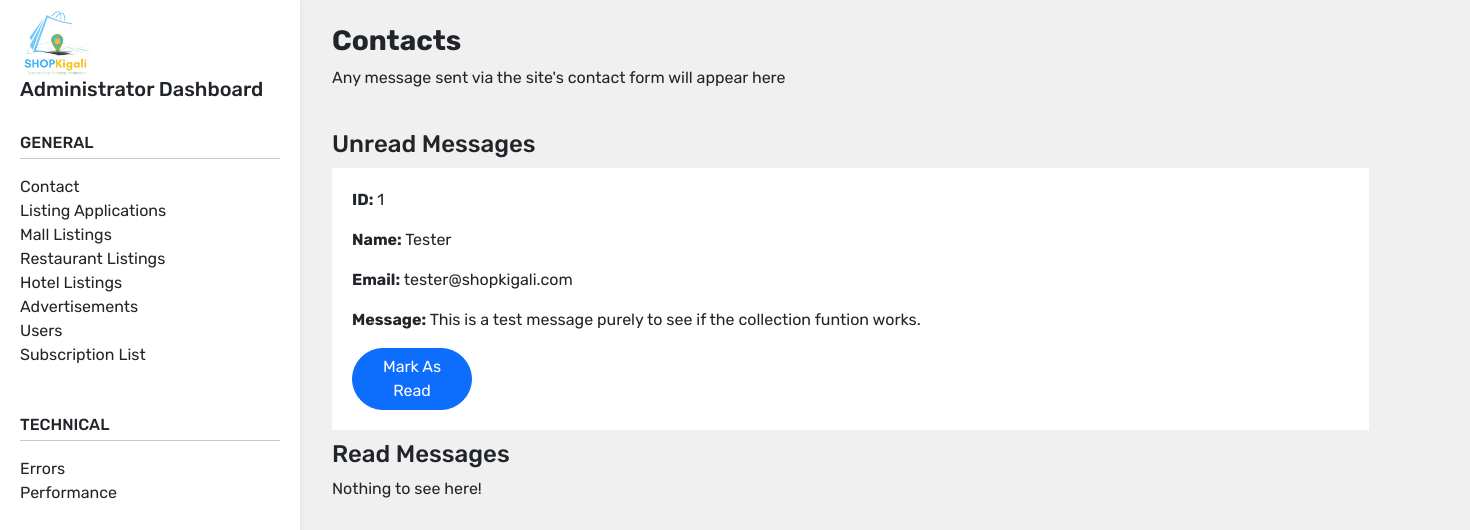
/admin/contacts, run on an earlier commit of the app's database.
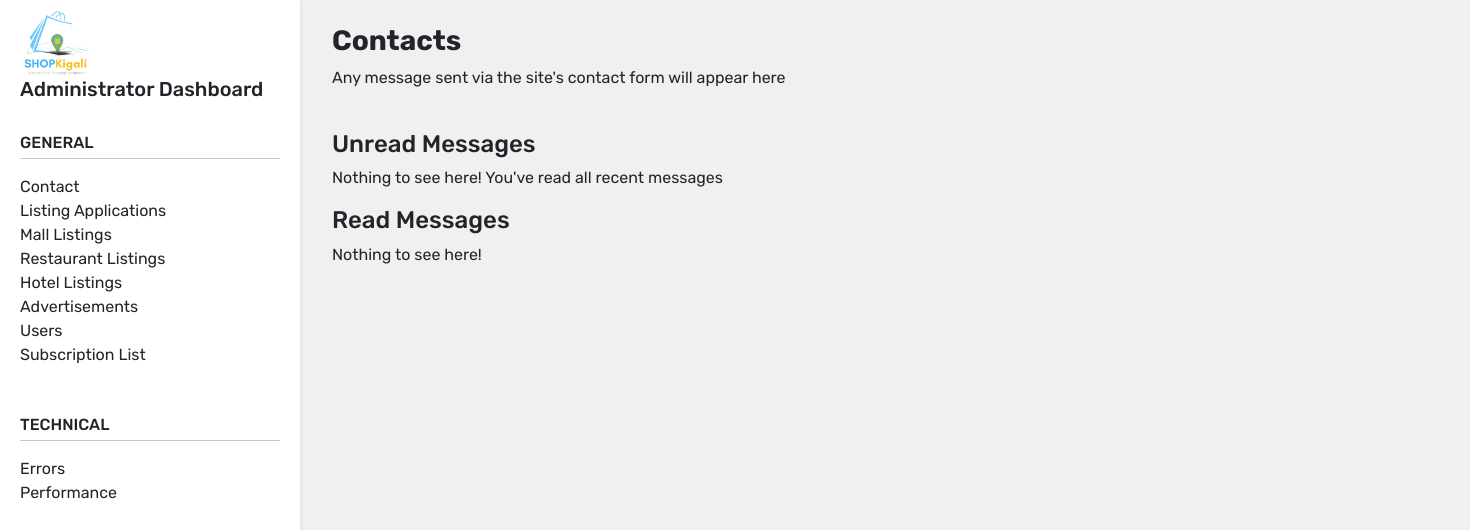
And on a later commit of the database.
### tables this page shows
CREATE TABLE contacts(
    id INTEGER PRIMARY KEY AUTOINCREMENT,
    sender_name TEXT,
    sender_email TEXT,
    sender_message TEXT,
    message_read INTEGER
);

### app.py (the view)
@app.route("/admin/contacts")
def admin_contacts():
    unread_contacts = db.execute("SELECT * FROM contacts WHERE message_read == 1")
    read_contacts = db.execute("SELECT * FROM contacts WHERE message_read == 0")
    return render_template("admin-contacts.html", unread=unread_contacts, read=read_contacts)

### templates/admin-contacts.html (shortened to what this page needs)
{% extends "admin-layout.html" %}
{% block main %}
<h3><strong>
    Contacts
</strong></h3>
<p>Any message sent via the site's contact form will appear here</p>
<br>
<h4>Unread Messages</h4>
{% if unread|length == 0 %}
<p>Nothing to see here! You've read all recent messages</p>
{% else %}
  {% for i in range(unread|length) %}
    <div style="background-color: white; padding: 20px; width: 80%; margin: 10px 0px;">
      <p><strong>ID:</strong> {{ unread[0]["id"] }}</p>
      <p><strong>Name:</strong> {{ unread[0]["sender_name"] }}</p>
      <p><strong>Email:</strong> {{ unread[0]["sender_email"] }}</p>
      <p><strong>Message:</strong> {{ unread[0]["sender_message"] }}</p>
      <button type="submit" class="btn btn-primary">Mark As Read</button>
    </div>
  {% endfor %}
{% endif %}
<h4>Read Messages</h4>
{% if read|length == 0 %}
<p>Nothing to see here!</p>
{% endif %}
{% endblock %}

### templates/admin-layout.html
{% extends ".base.html" %}
{% block content%}
<header>
    <nav id="sidebarMenu" class="collapse d-lg-block sidebar collapse bg-white">
        <img src="../static/images/logo.png" alt="logo" width="70" height="auto" style="margin-right: 10px;">
        <h5>Administrator Dashboard</h5>
        <br>
        <h6 style="margin-bottom: -10px;">GENERAL</h6><hr>
        <a class="sidelink" href="/admin/contacts">Contact</a><br>
        <a class="sidelink" href="/admin/listing-applications">Listing Applications</a><br>
        <a class="sidelink" href="/admin/mall-listings">Mall Listings</a><br>
        <a class="sidelink" href="#">Restaurant Listings</a><br>
        <a class="sidelink" href="#">Hotel Listings</a><br>
        <a class="sidelink" href="#">Advertisements</a><br>
        <a class="sidelink" href="#">Users</a><br>
        <a class="sidelink" href="#">Subscription List</a><br>
        <br><br>
        <h6 style="margin-bottom: -10px;">TECHNICAL</h6><hr>
        <a class="sidelink" href="#">Errors</a><br>
        <a class="sidelink" href="#">Performance</a><br>
    </nav>
  </header>
  <main style="margin-top: 20px;">
    <div class="container pt-1" style="margin-left: 320px;">
        {% block main %}
        {% endblock %}
    </div>
  </main>
{% endblock %}

### templates/.base.html (shortened to what this page needs)
<!DOCTYPE html>
<html>
<head>
    <link href="https://cdn.jsdelivr.net/npm/bootstrap@5.3.0-alpha1/dist/css/bootstrap.min.css" rel="stylesheet"
>
    <link rel="stylesheet" href="../static/css/utils.css">
    <link rel="stylesheet" href="../static/css/common.css">
</head>
<body>
    {% block content %} {% endblock %}
</body>
</html>

### static/css/utils.css (style rules this page uses)
:root { --pagebg: azure; }

### static/css/common.css (style rules this page uses)
* { box-sizing: border-box; margin: 0px; padding: 0px; font-family: 'Rubik', sans-serif; }
body { background-color: rgb(240, 240, 240); overflow-x: hidden; }
a { text-decoration: none !important; color: inherit; }
.sidebar { position: fixed; top: 0; bottom: 0; left: 0; padding: 10px 20px; box-shadow: 0 2px 5px 0 rgb(0 0 0 / 5%), 0 2px 10px 0 rgb(0 0 0 / 5%); width: 300px; z-index: 600; }
.sidelink { width: 100%; }

What changed in the data, as far as the page shows it:
removed contacts: id "1", sender_name "Tester", sender_email "tester@shopkigali.com", sender_message "This is a test message purely to see if the collection funtion works."
Also different on the page:
text now shown: "Nothing to see here! You've read all recent messages"
list line gone: "ID: Name: Email: Message: Mark As Read"
